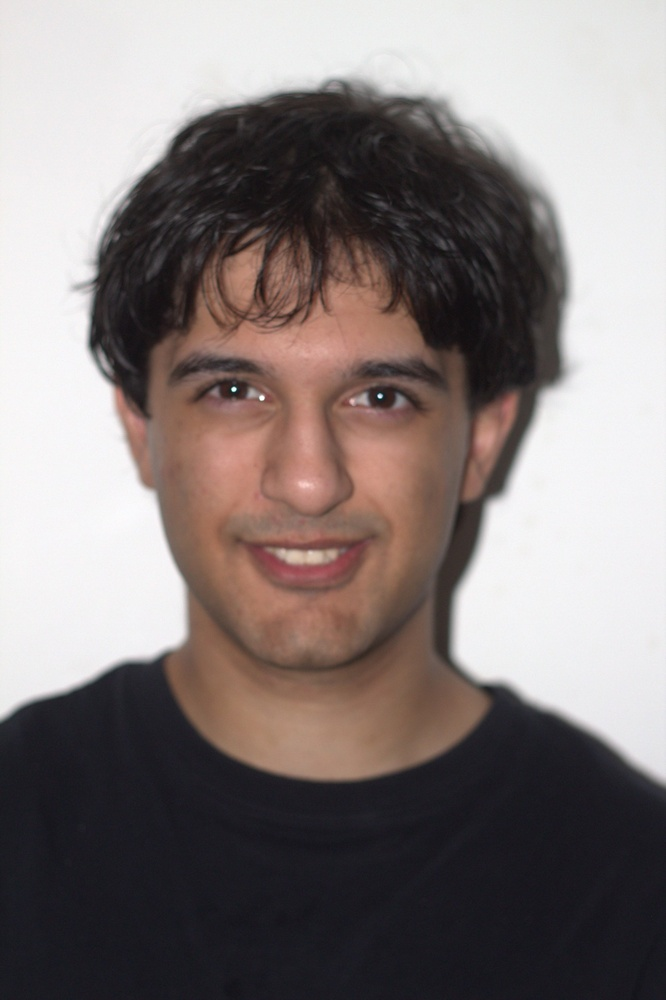
#> input picture dataset/had/face1.jpg, 666 x 1000 px, shrunk from 1278 x 1920 before the run; its folder holds only this picture in this run
$ python train_recognizer.py
#> lines starting #> are read from the running program, lines starting #| are printed output that depends on the picture
import cv2
import os
import numpy as np

DATASET_DIR = os.path.join(os.path.dirname(__file__), "..", "dataset")
MODEL_PATH = os.path.join(os.path.dirname(__file__), "..", "face_recognizer.xml")
LABELS_PATH = os.path.join(os.path.dirname(__file__), "..", "labels.npy")

CASCADE_PATH = cv2.data.haarcascades + "haarcascade_frontalface_default.xml"

def load_images_and_labels(dataset_dir):
#> called with dataset_dir = 'src/../dataset'
    face_images = []
    labels = []
    label_map = {}
    current_label_id = 0

    face_cascade = cv2.CascadeClassifier(CASCADE_PATH)

    for person_name in os.listdir(dataset_dir):
        person_dir = os.path.join(dataset_dir, person_name)
        if not os.path.isdir(person_dir):
            continue

        print(f"[INFO] Processing: {person_name}")
        label_map[current_label_id] = person_name

        for filename in os.listdir(person_dir):
            filepath = os.path.join(person_dir, filename)
            img = cv2.imread(filepath)
#> img is the input picture: shape (1000, 666, 3); mean B, G, R 122.2, 123.5, 132.8
            if img is None:
                print(f"[WARN] Could not read {filepath}")
                continue

            gray = cv2.cvtColor(img, cv2.COLOR_BGR2GRAY)
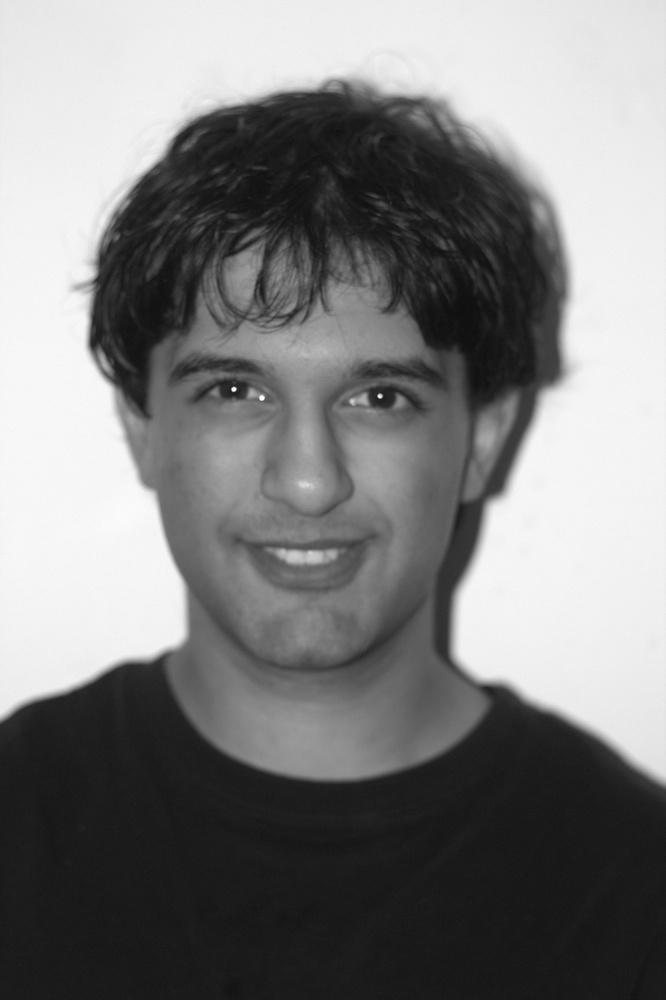
#> gray: shape (1000, 666); min 15, max 254, mean 126.1

            faces = face_cascade.detectMultiScale(
                gray,
                scaleFactor=1.1,
                minNeighbors=5,
                minSize=(80, 80)
            )
#> faces = [[120, 260, 377, 377]]

            if len(faces) == 0:
                print(f"[WARN] No face found in {filepath}")
                continue

            for (x, y, w, h) in faces:
                face_roi = gray[y:y + h, x:x + w]
                face_images.append(face_roi)
                labels.append(current_label_id)
#> this loop made 1 pass
#> pass 1, in load_images_and_labels, `face_roi = gray[y:y + h, x:x + w]`:
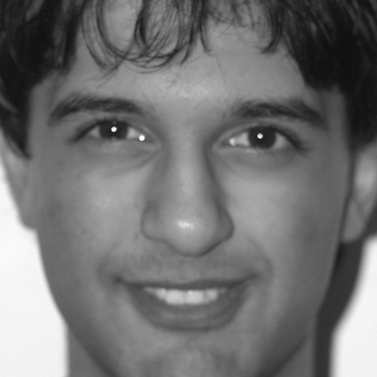
#> face_roi: shape (377, 377); min 15, max 254, mean 113.3
#> after the loop, face_images = 1 item; labels = [0]

        current_label_id += 1

    return face_images, np.array(labels), label_map

def main():
    print("[INFO] Loading dataset from", DATASET_DIR)
    faces, labels, label_map = load_images_and_labels(DATASET_DIR)
#> faces = 1 item; labels = [0]; label_map = {0: 'had'}

    if len(faces) == 0:
        print("[ERROR] No faces found in dataset. Check your dataset/ structure.")
        return

    print(f"[INFO] Training on {len(faces)} face images...")
#> (printed output is left out)
    recognizer = cv2.face.LBPHFaceRecognizer_create()
    recognizer.train(faces, labels)

    recognizer.write(MODEL_PATH)
    print(f"[INFO] Model saved to {MODEL_PATH}")

    np.save(LABELS_PATH, label_map)
    print(f"[INFO] Label map saved to {LABELS_PATH}")

if __name__ == "__main__":
    main()

$ run again, on dataset/had/face1.png
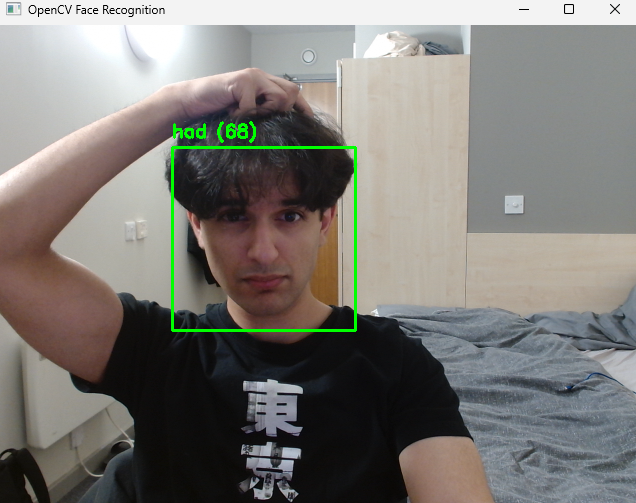
#> input picture dataset/had/face1.png, 636 x 503 px
#> in load_images_and_labels, img is the input picture: shape (503, 636, 3); mean B, G, R 118.2, 123.1, 125.3
#> in load_images_and_labels, `gray = cv2.cvtColor(img, cv2.COLOR_BGR2GRAY)`:
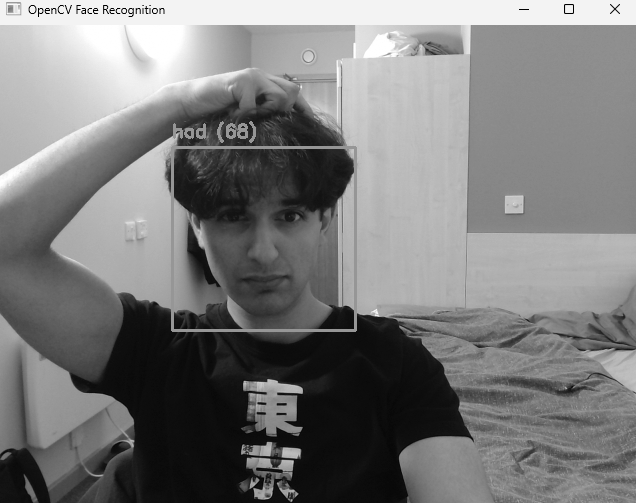
#> gray: shape (503, 636); min 0, max 255, mean 123.2
#> in load_images_and_labels, `faces = face_cascade.detectMultiScale( gray, scaleFactor=1.1, minNeigh..`: faces = [[174, 148, 181, 181]]
#> the loop in load_images_and_labels, `for (x, y, w, h) in faces:` made 1 pass
#> pass 1, in load_images_and_labels, `face_roi = gray[y:y + h, x:x + w]`:
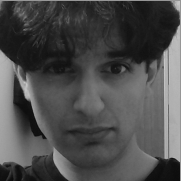
#> face_roi: shape (181, 181); min 10, max 202, mean 75.7
#> after the loop in load_images_and_labels, `for (x, y, w, h) in faces:`: face_images = 1 item; labels = [0]
#> in main, `faces, labels, label_map = load_images_and_labels(DATASET_DIR)`: faces = 1 item; labels = [0]; label_map = {0: 'had'}
#> (printed output is left out)
